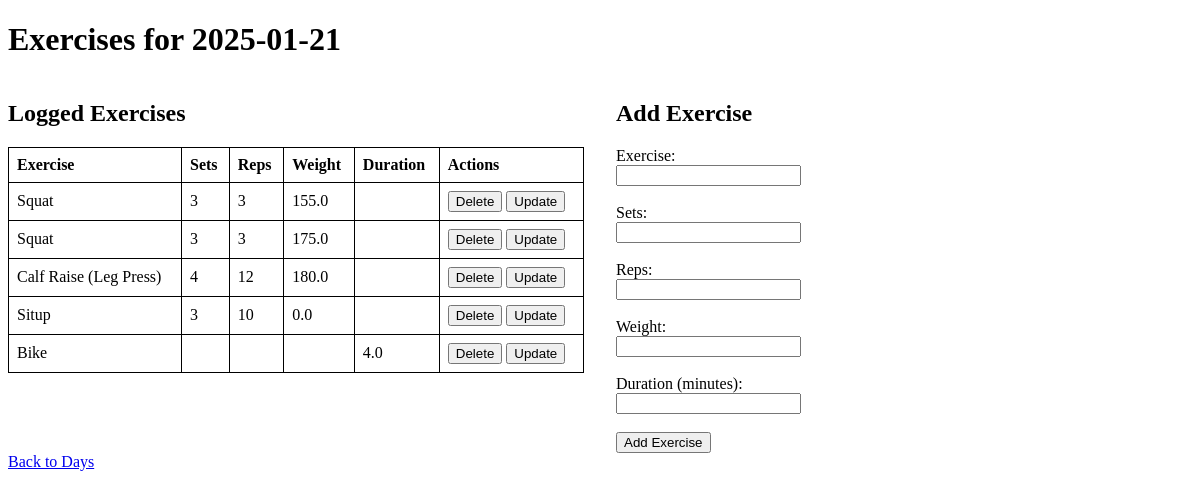
/day/2025-01-21, run on the app's committed database.
### tables this page shows
CREATE TABLE Workouts (
    id INTEGER PRIMARY KEY AUTOINCREMENT,
    date TEXT NOT NULL,
    exercise TEXT NOT NULL,
    sets INTEGER,
    reps INTEGER,
    weight REAL,
    duration REAL
);

### app.py (the view, shortened to what this page needs)
@app.route("/day/<date>", methods=["GET", "POST"])
def view_workouts_by_day(date):
    conn = get_db_connection()
    workouts = conn.execute("SELECT * FROM Workouts WHERE date = ?", (date,)).fetchall()
    conn.close()
    return render_template("workouts.html", date=date, workouts=workouts)

### app.py (called while the page is built)
def get_db_connection():
    conn = sqlite3.connect(DATABASE)
    conn.row_factory = sqlite3.Row
    return conn

### templates/workouts.html (shortened to what this page needs)
<!DOCTYPE html>
<html>
<head>
</head>
<body>
    <h1>Exercises for {{ date }}</h1>
    <div class="container">
        <div class="workouts">
            <h2>Logged Exercises</h2>
            <table>
                <tr>
                    <th>Exercise</th>
                    <th>Sets</th>
                    <th>Reps</th>
                    <th>Weight</th>
                    <th>Duration</th>
                    <th>Actions</th>
                </tr>
                {% for workout in workouts %}
                <tr>
                    <td>{{ workout["exercise"] }}</td>
                    <td>{{ workout["sets"] }}</td>
                    <td>{{ workout["reps"] }}</td>
                    <td>{{ workout["weight"] }}</td>
                    <td>{{ workout["duration"] }}</td>
                    <td>
                        <form method="post" action="/delete/{{ workout['id'] }}/{{ date }}" style="display:inline;">
                            <button type="submit">Delete</button>
                        </form>
                        <form method="get" action="/update/{{ workout['id'] }}/{{ date }}" style="display:inline;">
                            <button type="submit">Update</button>
                        </form>
                    </td>
                </tr>
                {% endfor %}
            </table>
        </div>
        <div class="add-exercise">
            <h2>Add Exercise</h2>
            <form method="post">
                <label for="exercise">Exercise:</label><br>
                <input type="text" id="exercise" name="exercise" required><br><br>
                <label for="sets">Sets:</label><br>
                <input type="number" id="sets" name="sets"><br><br>
                <label for="reps">Reps:</label><br>
                <input type="number" id="reps" name="reps"><br><br>
                <label for="weight">Weight:</label><br>
                <input type="number" step="0.1" id="weight" name="weight"><br><br>
                <label for="duration">Duration (minutes):</label><br>
                <input type="number" step="0.1" id="duration" name="duration"><br><br>
                <button type="submit">Add Exercise</button>
            </form>
        </div>
    </div>
    <a href="/">Back to Days</a>
</body>
</html>

### templates/workouts.html (style rules this page uses)
.container { display: flex; gap: 2rem; }
.workouts, .add-exercise { flex: 1; }
table { width: 100%; border-collapse: collapse; }
table, th, td { border: 1px solid black; }
th, td { padding: 8px; text-align: left; }

### data on the page
Workouts: exercise "Squat", sets "3", reps "3", weight "155.0"
Workouts: exercise "Squat", sets "3", reps "3", weight "175.0"
Workouts: exercise "Calf Raise (Leg Press)", sets "4", reps "12", weight "180.0"
Workouts: exercise "Situp", sets "3", reps "10", weight "0.0"
Workouts: exercise "Bike", duration "4.0"

### other printed values
{{ date }} "2025-01-21"
